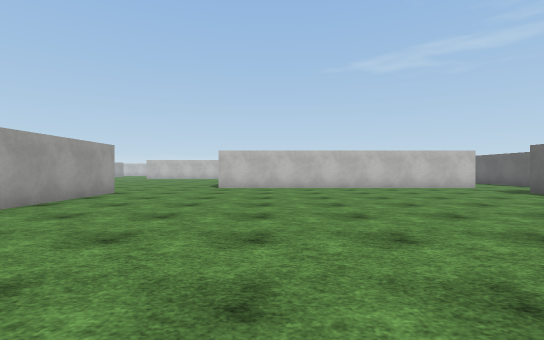
[1] (above)

24 first-person views from a walk through a Unity game level. The camera is 1.2 m above the floor, looks level and sees 85° across. The floor is counted in squares, 2 m on a side. Each view is taken from the middle of a square. On the plan, view 1 faces up. The plan holds only what a view shows up to about 9 squares ahead; the rest is blank. The place goes on beyond the plan. The player character is not drawn. Surface patterns are stand-ins for the level's own textures.

[2]
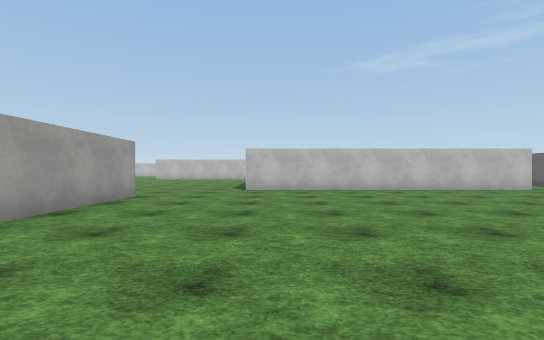

[3]
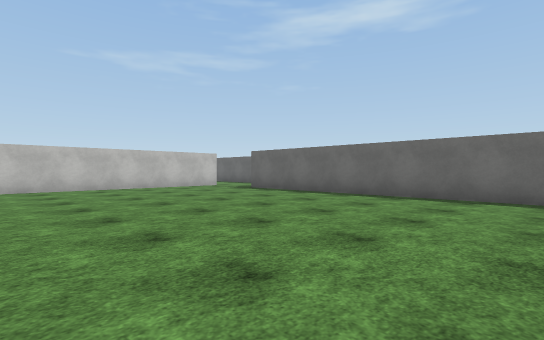

[4]
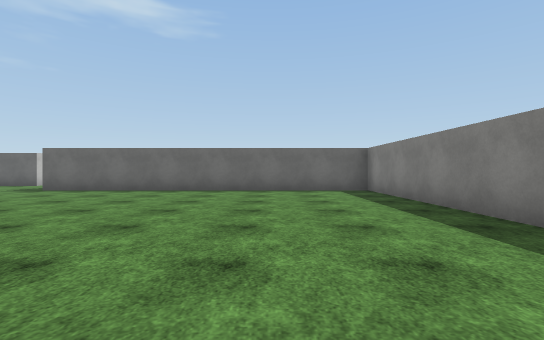

[5]
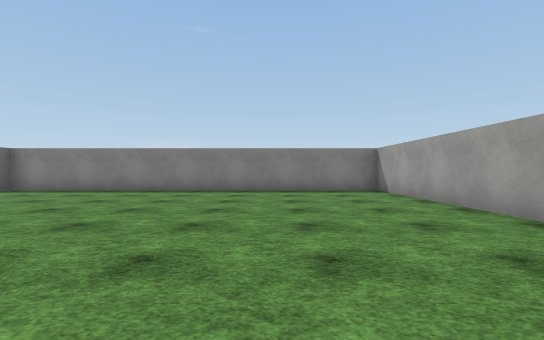

[6]
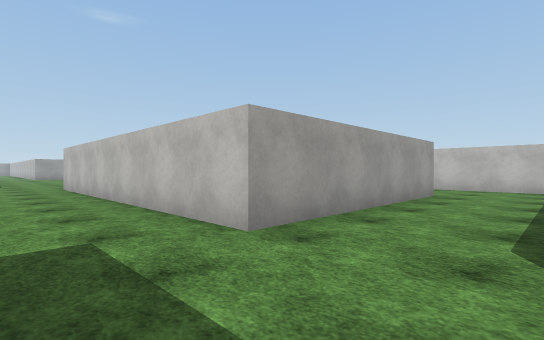

[7]
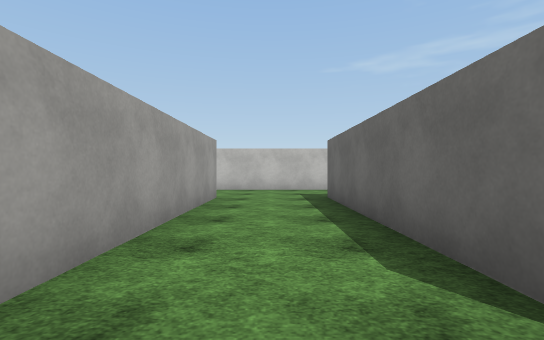

[8]
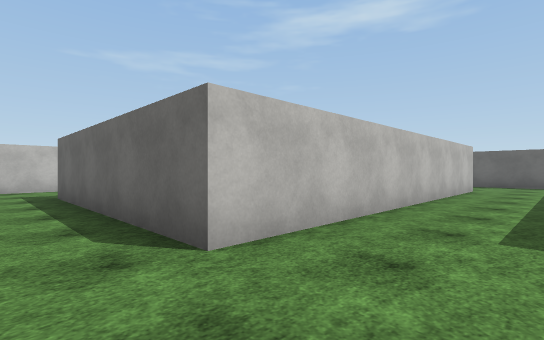

[9]
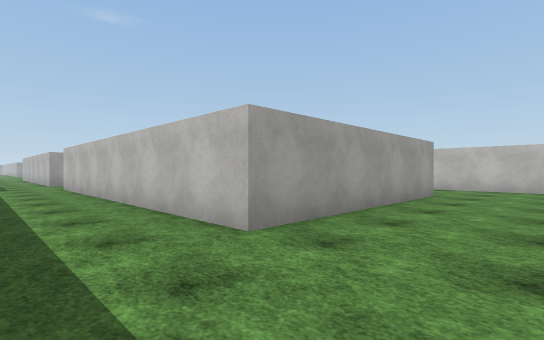

[10]
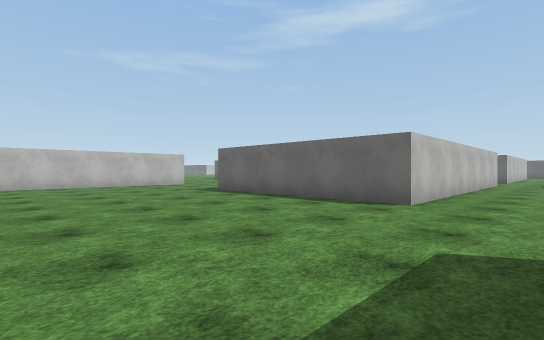

[11]
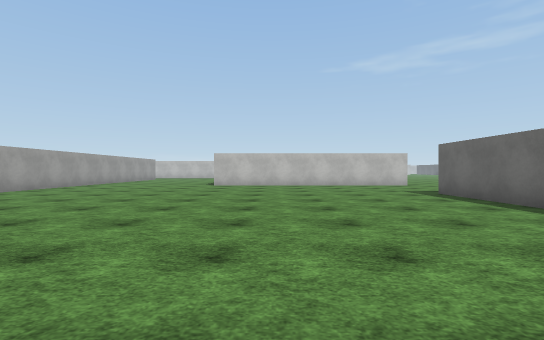

[12]
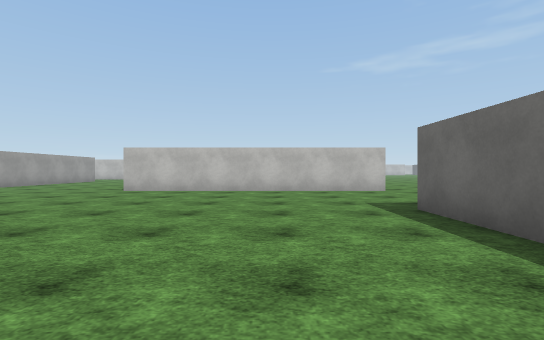

[13]
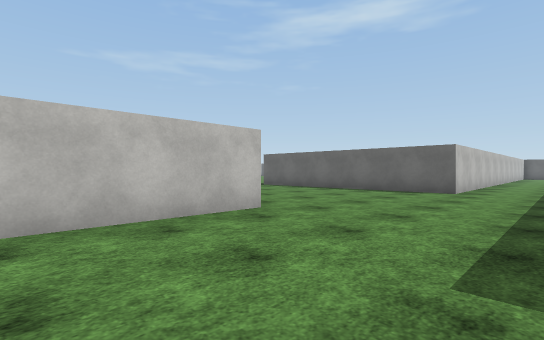

[14]
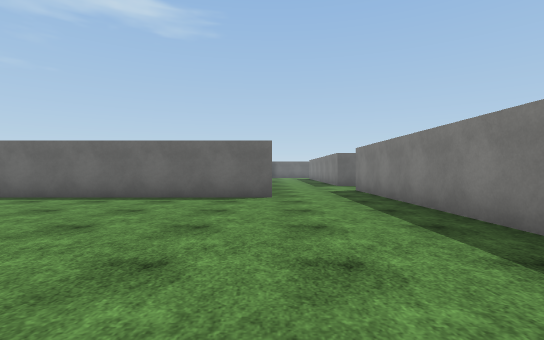

[15]
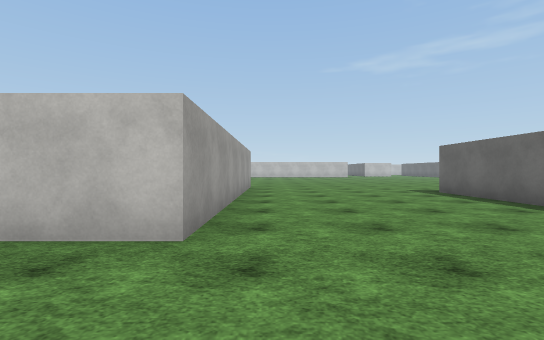

[16]
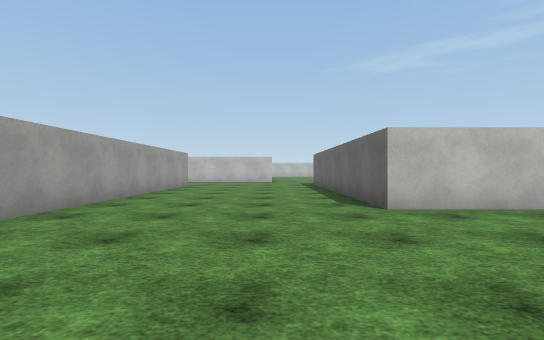

[17]
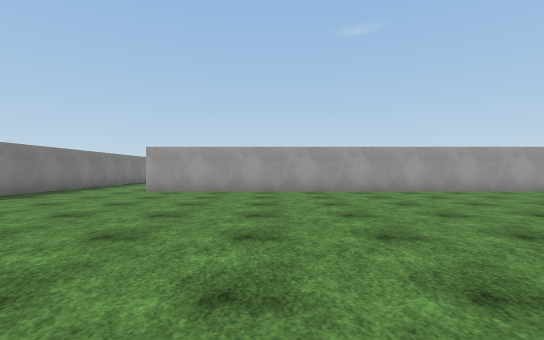

[18]
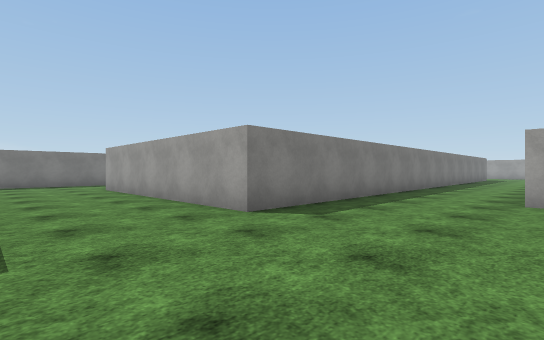

[19]
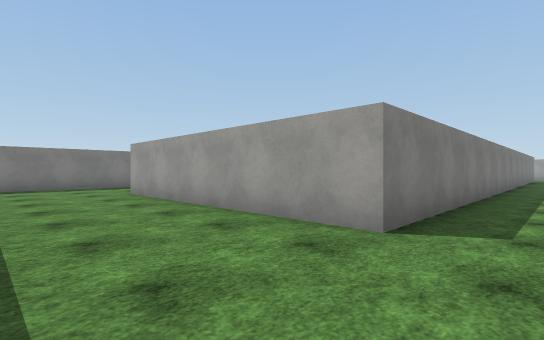

[20]
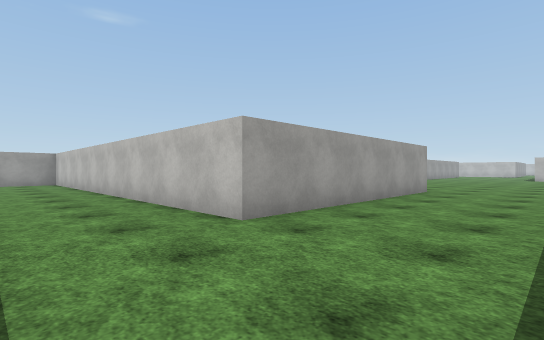

[21]
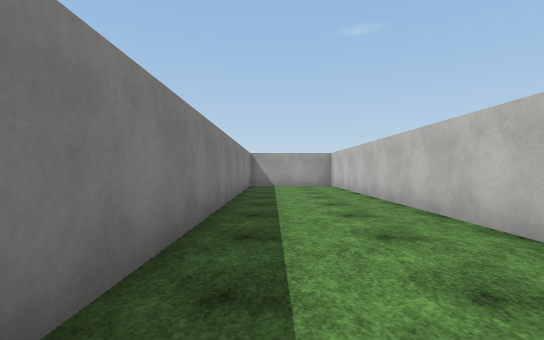

[22]
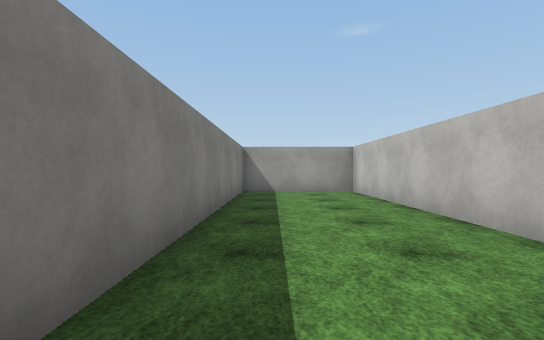

[23]
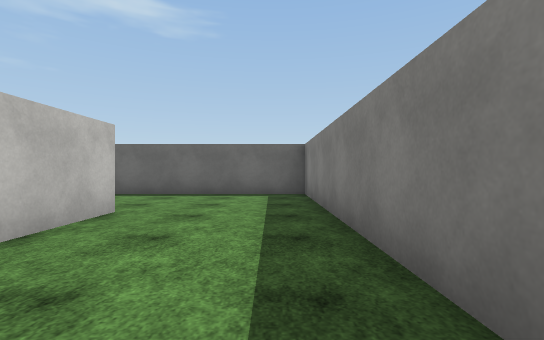

[24]
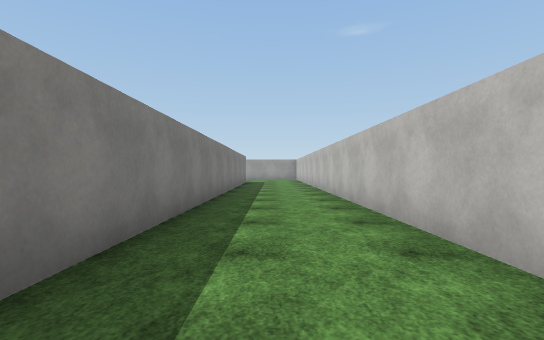

### Floor plan
Points are (right, up) in squares from view 1. A wall is a line through its corners. A room is listed if a view was taken in it or the views show most of it. See-through windows are left out.
Room 1 (views 1, 2, 3, 4, 5, 6, 7, 8, 9)
walls: (6.8, 15.5) (6.8, 9.9) (-1.8, 9.9); (9.8, 18) (6.4, 18); (-4.1, 6.4) (-4.1, -1.8) (6.8, -1.8) (6.8, 7.9); (17.8, 15.5) (17.8, 9.9) (9.2, 9.9) (9.2, 15.5); (19.6, 18) (17.2, 18)
ways out: opening at (-2.3, 8) to room 2; opening at (5.5, 16.5) to room 2
Room 2 (views 10, 11, 12, 13, 14, 15, 16, 17, 18, 19, 20, 21, 22, 23, 24)
walls: (-4.1, 7.9) (-4.1, 6.4); (-1.8, 9.9) (-1.8, 15.5); (-14.6, 10.5) (-21.9, 10.5); (0.6, 15.5) (6.8, 15.5); (-13.2, 24) (-13.2, 10.5); (-0.7, 25.4) (-0.7, 19.5) (-8.2, 19.5) (-8.2, 24); (-21.9, 7.8) (-9.8, 7.8) (-9.8, 1.3) (-21.3, 1.3) (-21.3, -1.8) (-6.6, -1.8) (-6.6, 3); (6.4, 18) (4.5, 18) (4.5, 25)
ways out: opening at (-2.3, 8) to room 1; opening at (5.5, 16.5) to room 1

Where each view was taken, in squares from view 1:
view 1: 0 up, 0 right, facing up
view 2: 1 up, 1 left, facing up
view 3: 0 up, 0 right, facing up-right
view 4: 1 up, 2 left, facing right
view 5: 7 up, 1 left, facing down
view 6: 8 up, 9 right, facing up-left
view 7: 9 up, 8 right, facing up
view 8: 8 up, 8 right, facing up-right
view 9: 8 up, 20 right, facing up-left
view 10: 8 up, 7 left, facing up-right
view 11: 8 up, 6 left, facing up
view 12: 11 up, 4 left, facing up
view 13: 16 up, 4 left, facing up-right
view 14: 18 up, 2 left, facing right
view 15: 17 up, 0 right, facing up
view 16: 15 up, 10 left, facing up
view 17: 14 up, 5 left, facing left
view 18: 11 up, 7 left, facing down-left
view 19: 9 up, 7 left, facing down-left
view 20: 1 down, 7 left, facing up-left
view 21: 1 down, 10 left, facing left
view 22: 1 down, 13 left, facing left
view 23: 1 down, 14 left, facing right
view 24: 9 up, 13 left, facing left
